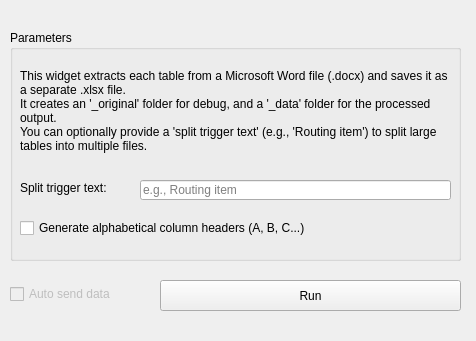
<?xml version="1.0" encoding="UTF-8"?>
<ui version="4.0">
 <class>Form</class>
 <widget class="QWidget" name="Form">
  <property name="geometry">
   <rect>
    <x>0</x>
    <y>0</y>
    <width>476</width>
    <height>341</height>
   </rect>
  </property>
  <property name="windowTitle">
   <string>Docx to XLSX Tables (Split)</string>
  </property>
  <widget class="QGroupBox" name="groupBox">
   <property name="geometry">
    <rect>
     <x>10</x>
     <y>30</y>
     <width>451</width>
     <height>231</height>
    </rect>
   </property>
   <property name="title">
    <string>Parameters</string>
   </property>
   <widget class="QLabel" name="Description">
    <property name="geometry">
     <rect>
      <x>10</x>
      <y>20</y>
      <width>431</width>
      <height>121</height>
     </rect>
    </property>
    <property name="text">
     <string>This widget extracts each table from a Microsoft Word file (.docx) and saves it as a separate .xlsx file.
It creates an '_original' folder for debug, and a '_data' folder for the processed output.
You can optionally provide a 'split trigger text' (e.g., 'Routing item') to split large tables into multiple files.</string>
    </property>
    <property name="textFormat">
     <enum>Qt::AutoText</enum>
    </property>
    <property name="alignment">
     <set>Qt::AlignLeading|Qt::AlignLeft|Qt::AlignVCenter</set>
    </property>
    <property name="wordWrap">
     <bool>true</bool>
    </property>
   </widget>
   <widget class="QCheckBox" name="checkBox_alpha_headers">
    <property name="geometry">
     <rect>
      <x>10</x>
      <y>190</y>
      <width>431</width>
      <height>16</height>
     </rect>
    </property>
    <property name="text">
     <string>Generate alphabetical column headers (A, B, C...)</string>
    </property>
   </widget>
   <widget class="QLabel" name="label_trigger_text">
    <property name="geometry">
     <rect>
      <x>10</x>
      <y>150</y>
      <width>111</width>
      <height>16</height>
     </rect>
    </property>
    <property name="text">
     <string>Split trigger text:</string>
    </property>
   </widget>
   <widget class="QLineEdit" name="lineEdit_trigger_text">
    <property name="geometry">
     <rect>
      <x>130</x>
      <y>150</y>
      <width>311</width>
      <height>20</height>
     </rect>
    </property>
    <property name="placeholderText">
     <string>e.g., Routing item</string>
    </property>
   </widget>
  </widget>
  <widget class="QCheckBox" name="checkBox_send">
   <property name="enabled">
    <bool>false</bool>
   </property>
   <property name="geometry">
    <rect>
     <x>10</x>
     <y>286</y>
     <width>131</width>
     <height>16</height>
    </rect>
   </property>
   <property name="text">
    <string>Auto send data</string>
   </property>
  </widget>
  <widget class="QPushButton" name="pushButton_run">
   <property name="enabled">
    <bool>true</bool>
   </property>
   <property name="geometry">
    <rect>
     <x>160</x>
     <y>280</y>
     <width>301</width>
     <height>31</height>
    </rect>
   </property>
   <property name="text">
    <string>Run</string>
   </property>
  </widget>
 </widget>
 <resources/>
 <connections/>
</ui>
